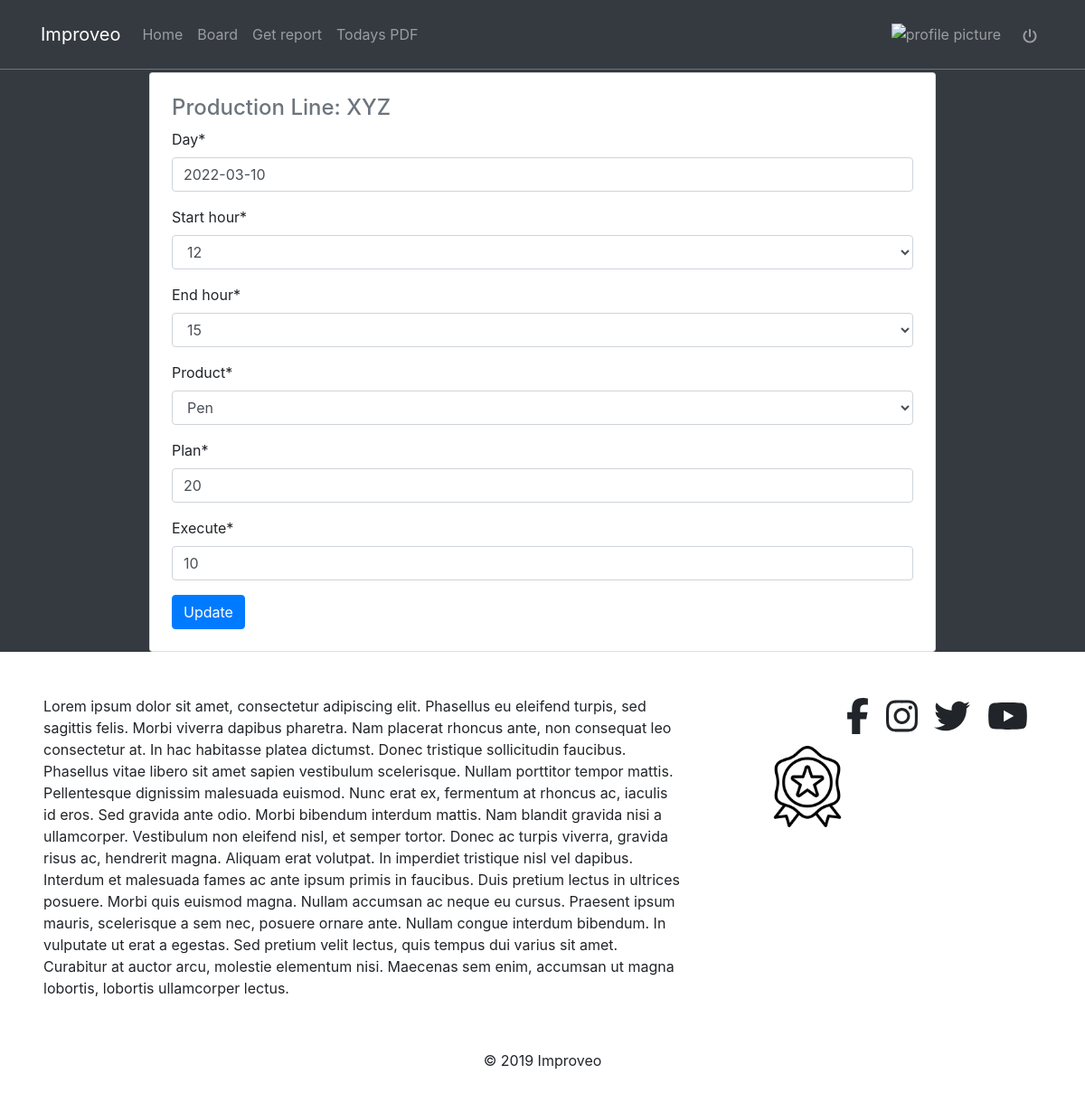
Page /reports/1/4/update/ (signed in) on the committed database.
### reports/models.py (models this page shows, shortened)
class Report(models.Model):
    day = models.DateField(default=timezone.now)
    start_hour = models.CharField(max_length=2,choices=hours)#yeni bu isi bu saat araliginda gormlelisen kimi
    end_hour = models.CharField(max_length=2,choices=hours)#
    user = models.ForeignKey(User,on_delete=models.CASCADE)
    product = models.ForeignKey(Product,on_delete=models.CASCADE)
    plan = models.PositiveSmallIntegerField() #plan yeni planama yeni meselen 200 dene mal gelmelidir
    execute = models.PositiveBigIntegerField() #execute etmek yeni icra etmek reportu,execute ise meselen 200 mal gelmelidir amma biz 180 getirmirik hazir elemisik yeni
    production_line = models.ForeignKey(ProductionLine,on_delete=models.CASCADE) #yeni harda emal olundugunu gosteren yer
    updated = models.DateTimeField(auto_now=True)
    created = models.DateTimeField(auto_now_add=True)
    objects = ReportManager()
    class Meta:
        ordering = ['-created']

### areas/models.py (models this page shows)
class ProductionLine(models.Model):#yeni burani firma adi kimide dusunmek olar
    name = models.CharField(max_length=120)
    team_leader = models.ForeignKey(Profile,on_delete=models.CASCADE)
    products = models.ManyToManyField(Product)
    def __str__(self):
        return str(self.name)

### reports/views.py (the view, shortened to what this page needs)
# urls.py: path('reports/<str:production_line>/<pk>/update/',ReportUpdatView.as_view(),name='reportUpdatView'),
class ReportUpdatView(LoginRequiredMixin,UpdateView):
    model = Report
    form_class = ReportForm
    context_object_name = 'updateReport'
    template_name = 'reports/update.html'

### reports/forms.py
class ReportForm(forms.ModelForm):#modelForm yazilmasindaki sebeb databasedi table cekib bura getireciyik
    class Meta:
        model = Report
        exclude = ['user','production_line']
    def __init__(self,*args,**kwargs):
        production_line = kwargs.pop('production_line',None)
        super().__init__(*args,**kwargs)
        if production_line is not None:
            line = get_object_or_404(ProductionLine,name=production_line)
            self.fields['product'].queryset = line.products.all()

### products/models.py (called while the page is built)
    def __str__(self):
        return str(self.name)

### reports/models.py (called while the page is built)
    def get_queryset(self):
        return ReportQueryset(self.model,using=self._db)

### reports/templates/reports/update.html (shortened to what this page needs)
{% extends "base.html" %}
{% load static %}
{% load crispy_forms_tags %}
{% block content %}
    <div class="col-9 mx-auto">
        <div class="card p-4">
            <div class="text-muted mb-2 h4">
                Production Line: {{updateReport.production_line}}
            </div>
            <form action="" method="POST">
                {{form|crispy}}
                <button type="submit" class="btn btn-primary">Update</button>
            </form>
        </div>
    </div>
{% endblock content %}

### rows in the picture
Report: production_line "XYZ", day "2022-03-10", start_hour "12", end_hour "15", product "Pen", plan "20", execute "10"
